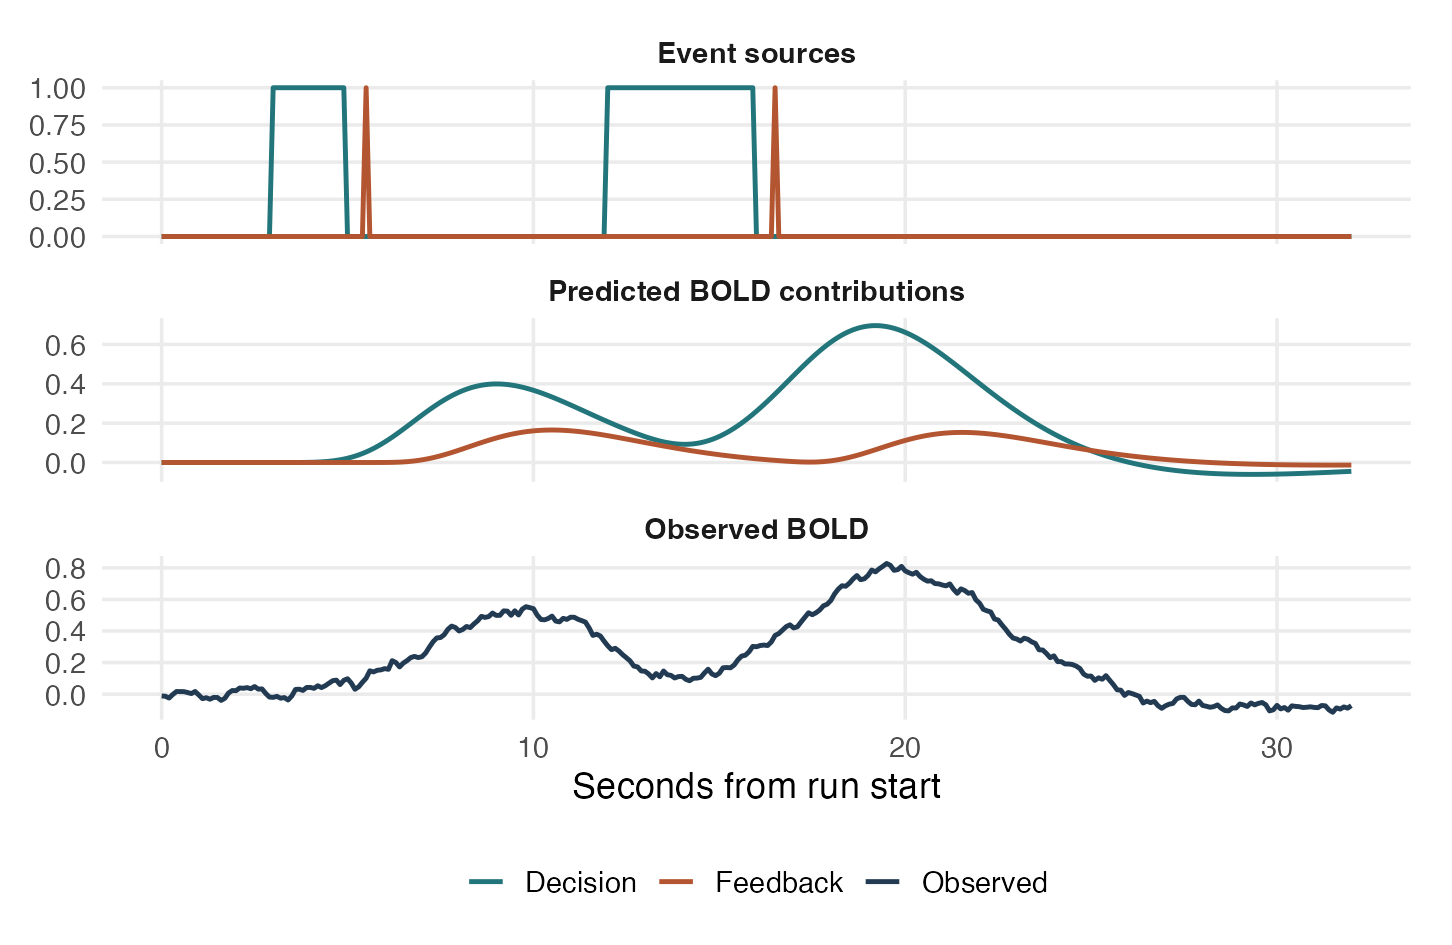

This chart was generated by the following R code:
library(ggplot2)
set.seed(2022)
t <- seq(0, 32, .1)
dt <- diff(t)[1]
h <- dgamma(t, 6) - .15 * dgamma(t, 15)
h <- h / sum(h)
a <- data.frame(time=t, Decision=as.numeric(t>=3 & t<5 | t>=12 & t<16),
                Feedback=as.numeric(abs(t-5.5)<.055 | abs(t-16.5)<.055) * 8)
forward <- function(x) convolve(x, rev(h), type="open")[seq_along(t)]
d <- forward(a$Decision)
f <- forward(a$Feedback)
z <- rbind(data.frame(time=t, layer="Event sources", signal=c(a$Decision, a$Feedback/8), series=rep(c("Decision","Feedback"),each=length(t))),
           data.frame(time=t, layer="Predicted BOLD contributions", signal=c(d,f), series=rep(c("Decision","Feedback"),each=length(t))),
           data.frame(time=t, layer="Observed BOLD", signal=d+f+as.numeric(arima.sim(list(ar=.82),n=length(t),sd=.017)),series="Observed"))
z$layer <- factor(z$layer,c("Event sources","Predicted BOLD contributions","Observed BOLD"))
p <- ggplot(z,aes(time,signal,color=series)) + geom_line(linewidth=.95) +
  facet_wrap(~layer,ncol=1,scales="free_y") +
  scale_color_manual(values=c(Decision="#22757A",Feedback="#B35530",Observed="#223B52")) +
  labs(x="Seconds from run start",y=NULL,color=NULL) +
  theme_minimal(base_size=15) + theme(legend.position="bottom",panel.grid.minor=element_blank(),
     strip.text=element_text(face="bold"),plot.margin=margin(10,17,10,12))
ggsave("assets/forward-model.png",p,width=8.3,height=5.4,dpi=175,bg="white")
